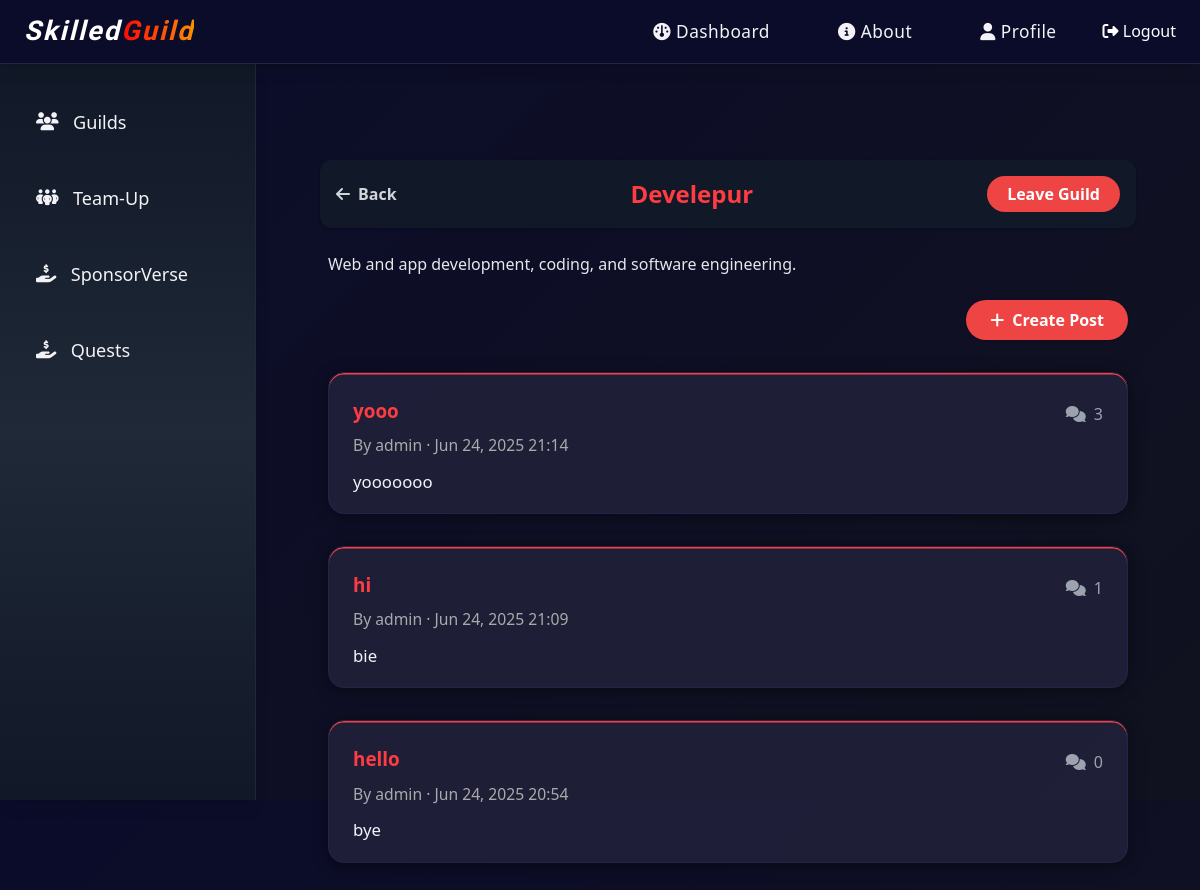
Page /guilds/2/ (signed in) on the committed database.
### skilledguild/models.py (models this page shows, shortened)
class Guild(models.Model):
    name = models.CharField(max_length=100, unique=True)
    description = models.TextField()
    icon_url = models.URLField(blank=True, null=True)
    theme_color = models.CharField(max_length=16, blank=True, null=True, help_text='Hex color for card accent')
    members = models.ManyToManyField(User, related_name='guilds', blank=True)

class Post(models.Model):
    title = models.CharField(max_length=200)
    content = models.TextField()
    author = models.ForeignKey(User, on_delete=models.CASCADE, related_name='posts')
    guild = models.ForeignKey(Guild, on_delete=models.CASCADE, related_name='posts')
    timestamp = models.DateTimeField(auto_now_add=True)
    likes = models.PositiveIntegerField(default=0)
    image = models.ImageField(upload_to='post_images/', blank=True, null=True)
    tags = models.CharField(max_length=200, blank=True, null=True, help_text='Comma-separated tags')
    def comment_count(self):
        return self.comments.count()

### skilledguild/views.py (the view)
# urls.py: path('guilds/<int:guild_id>/', views.guild_detail, name='guild_detail'),
@login_required
def guild_detail(request, guild_id):
    guild = get_object_or_404(Guild, id=guild_id)
    is_member = request.user in guild.members.all()
    posts = guild.posts.order_by('-timestamp')
    if request.method == 'POST' and is_member:
        title = request.POST.get('title')
        content = request.POST.get('content')
        if title and content:
            Post.objects.create(title=title, content=content, author=request.user, guild=guild)
            return redirect('guild_detail', guild_id=guild.id)
    return render(request, 'skilledguild/guild_detail.html', {
        'guild': guild,
        'is_member': is_member,
        'posts': posts,
    })

### templates/skilledguild/guild_detail.html (shortened to what this page needs)
{% extends 'base.html' %}
{% load static %}
{% block content %}
<div class="mt-16 px-4 sm:px-8 max-w-7xl mx-auto w-full">
    <div class="flex items-center justify-between py-4 px-4 bg-gray-900 rounded-xl shadow mb-6">
        <a href="{% url 'guilds' %}" class="flex items-center gap-2 text-gray-300 hover:text-yellow-400 font-semibold">
            <i class="fa fa-arrow-left"></i> <span class="hidden sm:inline">Back</span>
        </a>
        <div class="flex-1 text-center">
            <span class="text-xl sm:text-2xl font-bold" style="color:{{ guild.theme_color|default:'#ffba08' }}">{{ guild.name }}</span>
        </div>
        {% if is_member %}
            <form method="post" action="{% url 'toggle_guild_membership' guild.id %}" style="display:inline;">
                <button type="submit" class="bg-red-500 hover:bg-red-600 text-white font-bold py-1.5 px-5 rounded-full transition-all">Leave Guild</button>
            </form>
        {% endif %}
    </div>
    <div class="mb-6 text-gray-200 text-base px-2">{{ guild.description }}</div>
    <div class="flex justify-end mb-6 px-2">
        <a href="{% url 'create_post' guild.id %}" class="bg-red-500 hover:bg-red-600 text-white font-bold py-2 px-6 rounded-full shadow transition-all flex items-center gap-2">
            <i class="fa fa-plus"></i> <span class="hidden sm:inline">Create Post</span>
        </a>
    </div>
    <div class="forum-post-list px-2">
        {% if posts %}
            {% for post in posts %}
            <a href="{% url 'post_detail' guild.id post.id %}" class="forum-post-card" style="--guild-color:{{ guild.theme_color|default:'#ffba08' }};">
                <div class="flex items-center justify-between mb-1">
                    <div class="forum-post-title">{{ post.title }}</div>
                    <div class="flex items-center gap-2 text-gray-400 text-base">
                        <i class="fa fa-comments"></i> {{ post.comment_count }}
                    </div>
                </div>
                <div class="forum-post-meta">By {{ post.author.username }} &middot; {{ post.timestamp|date:'M d, Y H:i' }}</div>
                <div class="forum-post-content">{{ post.content|truncatechars:180 }}</div>
            </a>
            {% endfor %}
        {% else %}
            <div class="text-gray-400 text-lg">No posts yet.</div>
        {% endif %}
    </div>
</div>
{% endblock %}

### static/skilledguild/dashboard.css (style rules this page uses)
body { margin: 0; font-family: 'Segoe UI', Arial, sans-serif; background: linear-gradient(135deg, #0b0c2a 0%, #11121f 100%); color: #f3f3f7; min-height: 100vh; }
a, .navbar-menu li a, .sidebar-menu li a { outline: none; }

### templates/skilledguild/guild_detail.html (style rules this page uses)
.forum-post-list { display: flex; flex-direction: column; gap: 2rem; margin-top: 2rem; }
.forum-post-card { background: rgba(34, 34, 59, 0.85); border-radius: 16px; box-shadow: 0 2px 16px #0007, 0 1.5px 0 var(--guild-color, #ffba08) inset; padding: 1.5rem 1.5rem 1.2rem 1.5rem; border: 1.5px solid #23244a; transition: box-shadow 0.2s, border 0.2s; position: relative; cursor: pointer; }
.forum-post-title { font-size: 1.18rem; font-weight: 700; color: var(--guild-color, #ffba08); margin-bottom: 0.3rem; }
.forum-post-meta { color: #aaa; font-size: 0.98rem; margin-bottom: 0.7rem; }
.forum-post-content { color: #f3f3f7; font-size: 1.05rem; }

### rows in the picture
Guild: name "Develepur", description "Web and app development, coding, and software engineering."
Post: title "yooo", comment_count "3", author.username "admin", timestamp "Jun 24, 2025 21:14", content "yooooooo"
Post: title "hi", comment_count "1", author.username "admin", timestamp "Jun 24, 2025 21:09", content "bie"
Post: title "hello", comment_count "0", author.username "admin", timestamp "Jun 24, 2025 20:54", content "bye"
